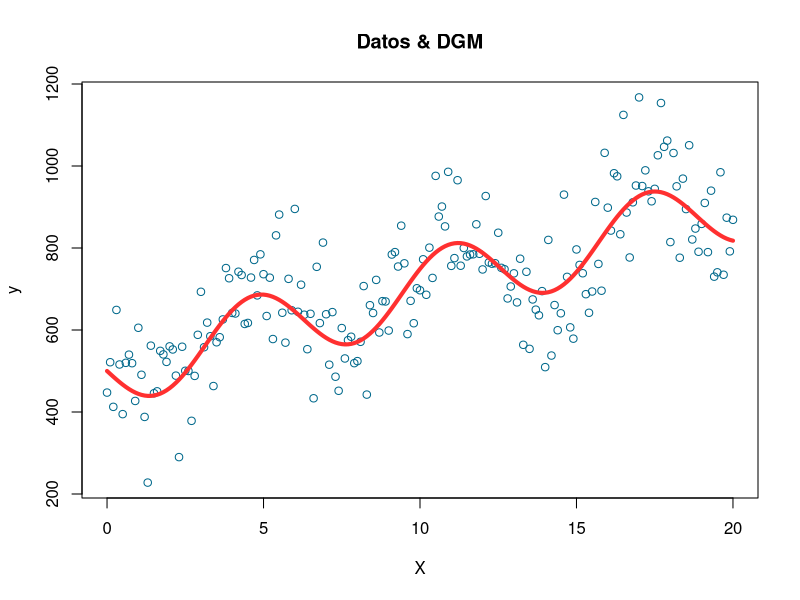
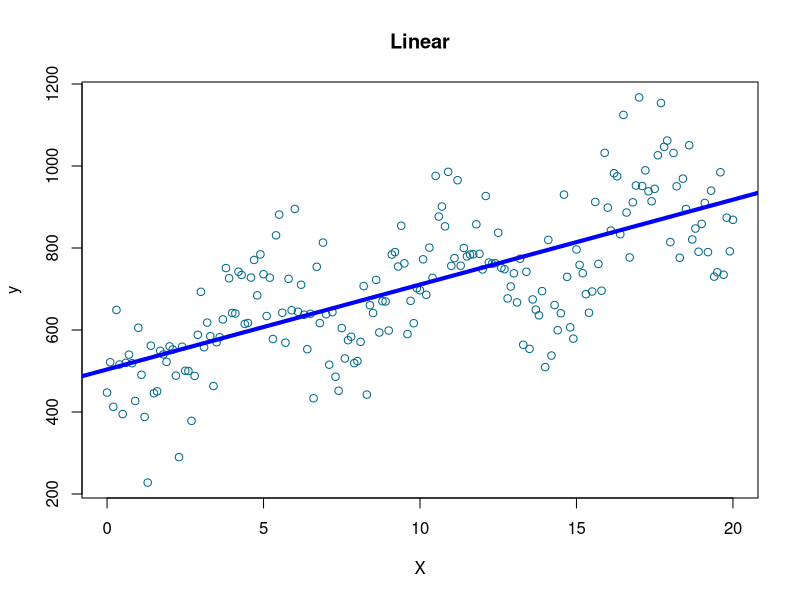
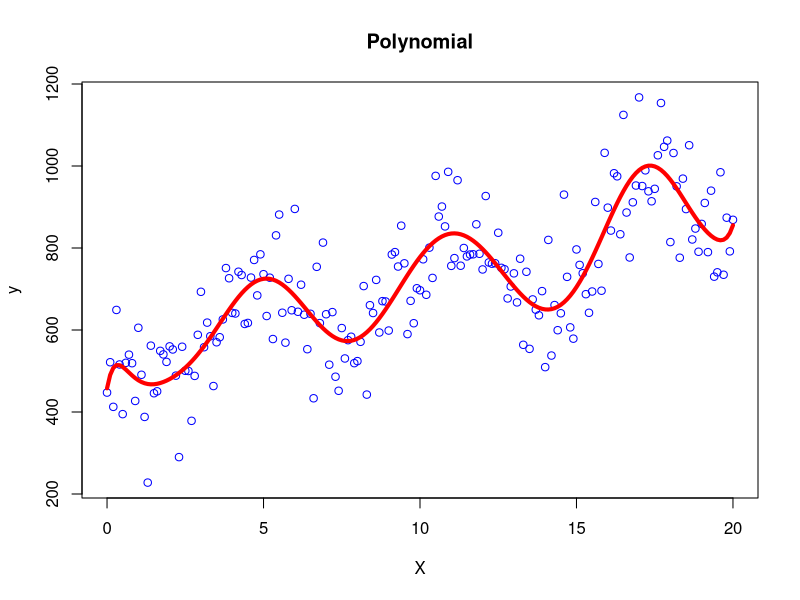
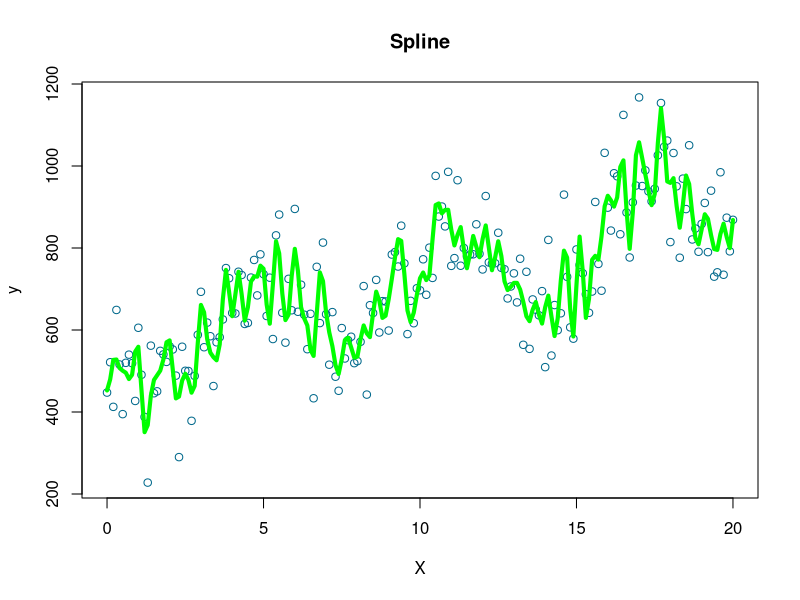
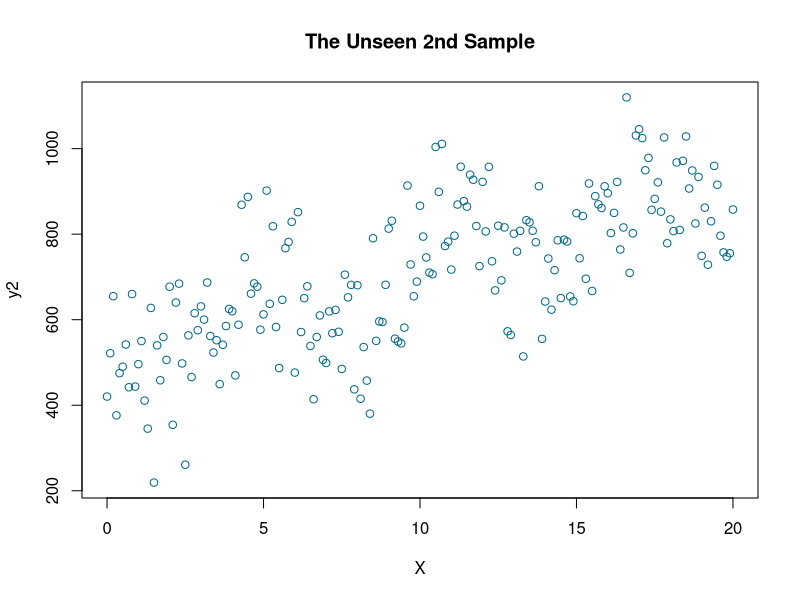

Write the R code that produced these figures, in order.

####### SIMULATIONS (training error vs test error)

rm(list=ls())


set.seed(1)

# Generating 201 observations for X
X <- seq(from = 0, to = 20, by = 0.1)


# Generating our Data Generation Model DGM
dgm <- 500 + 20*X - 90*sin(X) 



#--------------------------
# Training sample
#--------------------------

# Generating y training
y = dgm + rnorm(length(X), mean = 10, sd = 100) 


# y and X in a data frame
data = data.frame( y , X )
str(data)



#--------------------------
# Plotting training and DGM
#--------------------------

plot(X, y, col='deepskyblue4', xlab='X', main='Datos & DGM')
lines(X, dgm, col='firebrick1', lwd=4) #DGM in red



#--------------------------
# Estimating with 3 models
#--------------------------

# We want to estimate a model which has the lowest possible error


# 1) Linear model
model1 <- lm(y ~ X)


# 2) Polynomial model 
model2 <- lm(y ~ X + I(X^2) + I(X^3) + I(X^4) + 
                     I(X^5) + I(X^6) + I(X^7) + I(X^8) +
                     I(X^9) + I(X^10) + I(X^11) + I(X^12) +
                     I(X^13) + I(X^14) + I(X^15) +
                     I(X^16) + I(X^17) + I(X^18),
             data=data)

# 3) Nonparametric Model (Spline)
model3 <- smooth.spline(X, y, df=200) #more complexity 


# Plot: Linear model
plot(X, y, col='deepskyblue4', xlab='X', main='Linear')
abline(lm(y ~ X), col = "blue", lwd = 4)


# Plot: Polynomial model 
plot(X, y, col='blue', xlab='X',
     main='Polynomial')
lines(X, fitted(model2), col='red', lwd=4)


# Plot: Spline
plot(X, y, col='deepskyblue4', xlab='X',
     main='Spline')
lines(smooth.spline(X, y, df=200), 
      col='green', lwd=4) 



#--------------------------
# Root Mean Square Error (RMSE)
#--------------------------

rmse = function(actual, predicted) {
        
        sqrt(mean((actual - predicted) ^ 2))
}



#--------------------------
# Training Error
#--------------------------

#Predicted values
predicted1<- fitted(model1)
predicted2<- fitted(model2)
predicted3<- fitted(model3)


#RMSE 
rmse(y,predicted1)
rmse(y,predicted2)
rmse(y,predicted3)


#RMSE    values
#1     Linear   119.46405
#2   Polynomial  88.87396
#3     Spline  67.72450


#--------------------------
# Test Error
#--------------------------

#Now, with unseen data

set.seed(2)

# Generating y testing
y2 = dgm + rnorm(length(X), mean = 10, sd = 100) 


plot(X, y2, col='deepskyblue4', xlab='X', main='The Unseen 2nd Sample')


#RMSE
rmse(y2,predicted1)
rmse(y2,predicted2)
rmse(y2,predicted3)


#--------------------------
# FINAL OUTPUTS:
#--------------------------

##             Linear    Polynomial   Spline
## Seen-data   119.4640   88.87396   67.7245
## Unseen-data 123.4378  109.99681   122.3018

